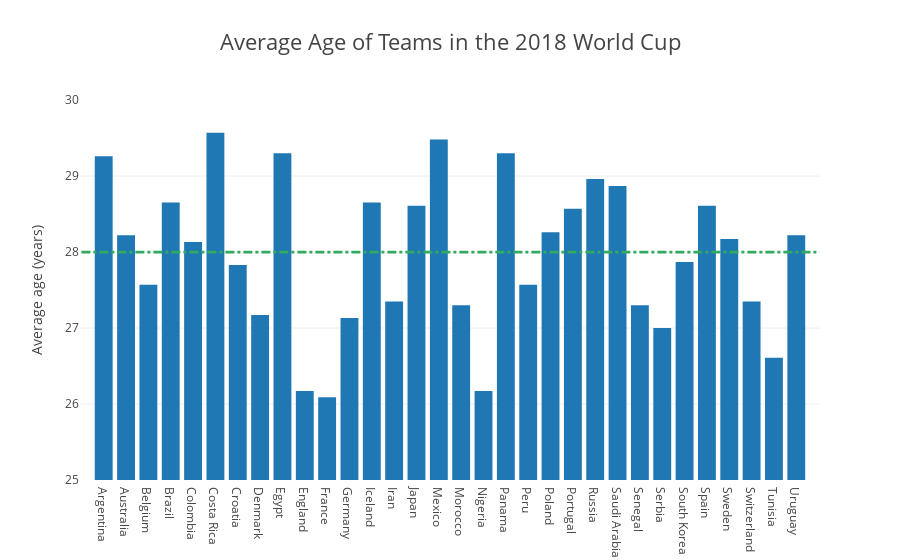

Here is the notebook cell this chart was saved with:
### Markdown cell above
### Plot the average age of each team

### Code cell
layout = go.Layout(
            title = 'Average Age of Teams in the 2018 World Cup',
            titlefont = dict(size=22),
            yaxis = dict(
                title = 'Average age (years)',
                titlefont = dict(size=14),
                range = [25, 30]),
            shapes = [dict(
                type = 'line',
                layer = 'above',
                fillcolor = 'rgba(44, 160, 101, 0.5)',
                y0 = 28,
                y1 = 28,
                x0 = -1,
                x1 = 32,
                line = dict(
                       color = 'rgb(50, 171, 96)',
                       width = 2.75,
                       dash = 'dashdot'))])   

bar = [go.Bar(x=AvgDf.Team, y=AvgDf.age)]

fig = go.Figure(data = bar, layout = layout)
iplot(fig, filename = 'Age by Team')

### Figure 1 — Plotly figure (JSON) as saved in the notebook; plotly's stock layout.template omitted (floating-point values rounded to 4 significant figures)
{"data": [{"type": "bar", "uid": "683f9410-8c96-11e8-ae6b-e8de27642303", "x": ["Argentina", "Australia", "Belgium", "Brazil", "Colombia", "Costa Rica", "Croatia", "Denmark", "Egypt", "England", "France", "Germany", "Iceland", "Iran", "Japan", "Mexico", "Morocco", "Nigeria", "Panama", "Peru", "Poland", "Portugal", "Russia", "Saudi Arabia", "Senegal", "Serbia", "South Korea", "Spain", "Sweden", "Switzerland", "Tunisia", "Uruguay"], "y": [29.26, 28.22, 27.57, 28.65, 28.13, 29.57, 27.83, 27.17, 29.3, 26.17, 26.09, 27.13, 28.65, 27.35, 28.61, 29.48, 27.3, 26.17, 29.3, 27.57, 28.26, 28.57, 28.96, 28.87, 27.3, 27, 27.87, 28.61, 28.17, 27.35, 26.61, 28.22]}], "layout": {"shapes": [{"fillcolor": "rgba(44, 160, 101, 0.5)", "layer": "above", "line": {"color": "rgb(50, 171, 96)", "dash": "dashdot", "width": 2.75}, "type": "line", "x0": -1, "x1": 32, "y0": 28, "y1": 28}], "title": "Average Age of Teams in the 2018 World Cup", "titlefont": {"size": 22}, "yaxis": {"range": [25, 30], "title": "Average age (years)", "titlefont": {"size": 14}}}}
